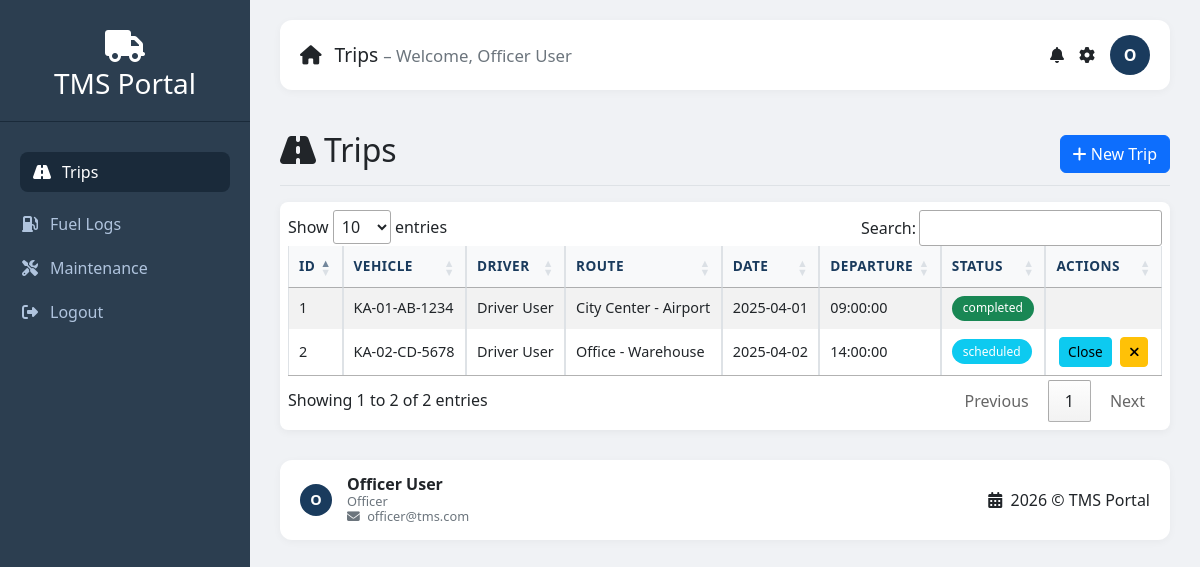
Screenshot of /officer/trips.php (signed in) with the database file from the repository.
### tables this page shows
CREATE TABLE `trips` (
  `id` int(11) NOT NULL,
  `vehicle_id` int(11) NOT NULL,
  `driver_id` int(11) NOT NULL,
  `route_id` int(11) NOT NULL,
  `allocation_id` int(11) DEFAULT NULL,
  `trip_date` date NOT NULL,
  `departure_time` time NOT NULL,
  `arrival_time` time DEFAULT NULL,
  `distance_traveled` decimal(10,2) DEFAULT NULL,
  `fuel_consumed` decimal(10,2) DEFAULT NULL,
  `status` enum('scheduled','ongoing','completed','cancelled') NOT NULL DEFAULT 'scheduled',
  `created_by` int(11) NOT NULL,
  `created_at` timestamp NOT NULL DEFAULT current_timestamp(),
  `updated_at` timestamp NULL DEFAULT NULL ON UPDATE current_timestamp()
);

CREATE TABLE `vehicles` (
  `id` int(11) NOT NULL,
  `registration_number` varchar(20) NOT NULL,
  `model` varchar(50) NOT NULL,
  `make` varchar(50) NOT NULL,
  `year` int(4) NOT NULL,
  `capacity` int(11) DEFAULT NULL,
  `fuel_type` enum('Petrol','Diesel','Electric','Hybrid') DEFAULT 'Petrol',
  `status` enum('active','inactive','under_maintenance') NOT NULL DEFAULT 'active',
  `current_odometer` int(11) DEFAULT 0,
  `last_service_date` date DEFAULT NULL,
  `next_service_date` date DEFAULT NULL,
  `created_at` timestamp NOT NULL DEFAULT current_timestamp(),
  `updated_at` timestamp NULL DEFAULT NULL ON UPDATE current_timestamp()
);

CREATE TABLE `users` (
  `id` int(11) NOT NULL,
  `department_id` int(11) DEFAULT NULL,
  `name` varchar(100) NOT NULL,
  `email` varchar(100) NOT NULL,
  `password` varchar(255) NOT NULL,
  `role` enum('admin','officer','driver') NOT NULL,
  `status` enum('active','pending','inactive') NOT NULL DEFAULT 'pending',
  `created_at` timestamp NOT NULL DEFAULT current_timestamp(),
  `updated_at` timestamp NULL DEFAULT NULL ON UPDATE current_timestamp()
);

CREATE TABLE `routes` (
  `id` int(11) NOT NULL,
  `name` varchar(100) NOT NULL,
  `start_location` varchar(100) NOT NULL,
  `end_location` varchar(100) NOT NULL,
  `distance` decimal(10,2) NOT NULL,
  `estimated_duration` int(11) NOT NULL COMMENT 'in minutes',
  `created_at` timestamp NOT NULL DEFAULT current_timestamp(),
  `updated_at` timestamp NULL DEFAULT NULL ON UPDATE current_timestamp()
);

### officer/trips.php (the view, shortened to what this page needs)
<?php
require_once '../includes/header.php';
$trips = $pdo->query("SELECT t.*, v.registration_number, u.name as driver_name, r.name as route_name FROM trips t JOIN vehicles v ON t.vehicle_id=v.id JOIN drivers d ON t.driver_id=d.id JOIN users u ON d.user_id=u.id JOIN routes r ON t.route_id=r.id ORDER BY t.id DESC")->fetchAll();
?>
<div class="d-flex justify-content-between flex-wrap flex-md-nowrap align-items-center pt-3 pb-2 mb-3 border-bottom"><h1 class="h2"><i class="fas fa-road me-2"></i>Trips</h1><button class="btn btn-primary" data-bs-toggle="modal" data-bs-target="#tripModal"><i class="fas fa-plus"></i> New Trip</button></div>
<div class="table-container">
    <table id="tripsTable" class="table table-striped table-hover table-bordered">
        <thead><tr><th>ID</th><th>Vehicle</th><th>Driver</th><th>Route</th><th>Date</th><th>Departure</th><th>Status</th><th>Actions</th></tr></thead>
        <tbody>
        <?php foreach($trips as $t): ?><tr><td><?= $t['id'] ?></td><td><?= htmlspecialchars($t['registration_number']) ?></td><td><?= htmlspecialchars($t['driver_name']) ?></td><td><?= htmlspecialchars($t['route_name']) ?></td><td><?= $t['trip_date'] ?></td><td><?= $t['departure_time'] ?></td><td><span class="badge badge-status bg-<?= $t['status']=='completed'?'success':($t['status']=='cancelled'?'danger':'info') ?>"><?= $t['status'] ?></span></td>
        <td class="text-center"><?php if($t['status']=='scheduled'): ?><button class="btn btn-sm btn-info btn-action" onclick="closeTrip(<?= $t['id'] ?>)">Close</button> <a href="?cancel=<?= $t['id'] ?>" class="btn btn-sm btn-warning btn-action" onclick="return confirm('Cancel trip?')"><i class="fas fa-times"></i></a><?php endif; ?></td></tr><?php endforeach; ?>
        </tbody>
    </table>
</div>
<?php require_once '../includes/footer.php'; ?>

### includes/header.php (shortened to what this page needs)
<?php
$currentPage = basename($_SERVER['SCRIPT_NAME'], '.php');
$role = $_SESSION['role'];
?>
<!DOCTYPE html>
<html lang="en">
<head>
    <link href="https://cdn.jsdelivr.net/npm/bootstrap@5.3.0/dist/css/bootstrap.min.css" rel="stylesheet">
    <link rel="stylesheet" href="https://cdnjs.cloudflare.com/ajax/libs/font-awesome/6.5.1/css/all.min.css">
    <link rel="stylesheet" href="https://cdn.datatables.net/1.13.7/css/jquery.dataTables.min.css">
    <link rel="stylesheet" href="https://cdn.datatables.net/responsive/2.5.0/css/responsive.dataTables.min.css">
</head>
<body>
<div class="wrapper">
    <nav class="sidebar">
        <div class="sidebar-brand">
            <i class="fas fa-truck"></i>
            <h3>TMS Portal</h3>
        </div>
        <ul class="sidebar-menu">
            <?php
            $menu = [];
            if ($role === 'admin') {
                $menu = [
                    'dashboard'    => ['Dashboard', 'fa-tachometer-alt'],
                    'vehicles'     => ['Vehicles', 'fa-car'],
                    'drivers'      => ['Drivers', 'fa-users'],
                    'allocations'  => ['Allocations', 'fa-calendar-check'],
                    'routes'       => ['Routes', 'fa-route'],
                    'pending_drivers' => ['Pending Drivers', 'fa-user-plus'],
                    'reports'      => ['Reports', 'fa-file-pdf']
                ];
            } elseif ($role === 'officer') {
                $menu = [
                    'trips'        => ['Trips', 'fa-road'],
                    'fuel'         => ['Fuel Logs', 'fa-gas-pump'],
                    'maintenance'  => ['Maintenance', 'fa-tools']
                ];
            } elseif ($role === 'driver') {
                $menu = [
                    'dashboard'    => ['Dashboard', 'fa-tachometer-alt'],
                    'my_trips'     => ['My Trips', 'fa-list'],
                    'my_profile'   => ['My Profile', 'fa-user-edit']
                ];
            }
            foreach ($menu as $file => $item) {
                $active = ($currentPage === $file) ? 'active' : '';
                $link = $file . '.php';
                echo "<li class='$active'><a href='$link'><i class='fas {$item[1]}'></i> {$item[0]}</a></li>";
            }
            ?>
            <li><a href="../auth/logout.php"><i class="fas fa-sign-out-alt"></i> Logout</a></li>
        </ul>
    </nav>
    <main class="main-content">
        <div class="topbar">
            <div class="welcome">
                <i class="fas fa-home me-2"></i> <?= ucfirst($currentPage) ?>
                <small>– Welcome, <?= htmlspecialchars($_SESSION['name']) ?></small>
            </div>
            <div class="user-info">
                <span><i class="fas fa-bell"></i></span>
                <span><i class="fas fa-cog"></i></span>
                <div class="avatar"><?= strtoupper(substr($_SESSION['name'], 0, 1)) ?></div>
            </div>
        </div>

### includes/footer.php (shortened to what this page needs)
        <footer class="footer">
            <div class="user-details">
                <div class="avatar-sm"><?= strtoupper(substr($_SESSION['name'], 0, 1)) ?></div>
                <div class="info">
                    <div class="name"><?= htmlspecialchars($_SESSION['name']) ?></div>
                    <div class="role"><?= ucfirst($_SESSION['role']) ?></div>
                    <div class="email"><i class="fas fa-envelope me-1"></i> <?= htmlspecialchars($_SESSION['email'] ?? 'admin@ministry.gov') ?></div>
                </div>
            </div>
            <div>
                <i class="fas fa-calendar-alt me-1"></i> <?= date('Y') ?> &copy; TMS Portal
            </div>
        </footer>
    </main>
</div>
</body>
</html>

### includes/header.php (style rules this page uses)
* { margin: 0; padding: 0; box-sizing: border-box; }
body { background: #f0f2f5; font-family: 'Segoe UI', Tahoma, Geneva, Verdana, sans-serif; }
.wrapper { display: flex; width: 100%; min-height: 100vh; }
.sidebar { width: 250px; background: #2c3e50; color: #fff; padding: 20px 0; flex-shrink: 0; position: sticky; top: 0; height: 100vh; overflow-y: auto; }
.sidebar-brand { text-align: center; padding: 10px 0 20px; border-bottom: 1px solid #1a2a3a; }
.sidebar-brand h3 { font-weight: 300; margin: 0; }
.sidebar-brand i { font-size: 2rem; display: block; margin-bottom: 5px; }
.sidebar-menu { list-style: none; padding: 0; margin: 20px 0; }
.sidebar-menu li { padding: 10px 20px; }
.sidebar-menu li a { color: #b0c4de; text-decoration: none; display: flex; align-items: center; gap: 10px; transition: 0.2s; }
.sidebar-menu li a:hover, .sidebar-menu li.active a { color: #fff; background: #1a2a3a; padding: 8px 12px; border-radius: 8px; }
.sidebar-menu li a i { width: 20px; text-align: center; }
.main-content { flex: 1; padding: 20px 30px; }
.topbar { background: #fff; padding: 15px 20px; border-radius: 12px; box-shadow: 0 2px 8px rgba(0,0,0,0.04); display: flex; justify-content: space-between; align-items: center; margin-bottom: 25px; }
.topbar .welcome { font-size: 1.2rem; font-weight: 500; }
.topbar .welcome small { color: #6c757d; font-weight: 400; }
.topbar .user-info { display: flex; align-items: center; gap: 15px; }
.topbar .user-info .avatar { width: 40px; height: 40px; background: #1a3b5d; border-radius: 50%; display: flex; align-items: center; justify-content: center; color: #fff; font-weight: bold; }
.footer { background: #fff; border-radius: 12px; padding: 15px 20px; margin-top: 30px; box-shadow: 0 2px 8px rgba(0,0,0,0.04); display: flex; justify-content: space-between; align-items: center; flex-wrap: wrap; }
.footer .user-details { display: flex; align-items: center; gap: 15px; }
.footer .user-details .avatar-sm { width: 32px; height: 32px; background: #1a3b5d; border-radius: 50%; display: flex; align-items: center; justify-content: center; color: #fff; font-weight: bold; font-size: 0.9rem; }
.footer .user-details .info { line-height: 1.2; }
.footer .user-details .info .name { font-weight: 600; }
.footer .user-details .info .role { font-size: 0.8rem; color: #6c757d; }
.footer .user-details .info .email { font-size: 0.8rem; color: #6c757d; }
.table-container { overflow-x: auto; -webkit-overflow-scrolling: touch; margin-bottom: 1.5rem; border-radius: 0.5rem; box-shadow: 0 2px 8px rgba(0,0,0,0.05); background: white; padding: 0.5rem; }
.table-container table { margin-bottom: 0; width: 100%; min-width: 600px; }
.table thead th { background: #f8f9fa; color: #1a3b5d; font-weight: 600; border-bottom: 2px solid #dee2e6; text-transform: uppercase; font-size: 0.85rem; letter-spacing: 0.03rem; white-space: nowrap; }
.table tbody td { vertical-align: middle; font-size: 0.9rem; }
.btn-action { padding: 0.25rem 0.5rem; font-size: 0.85rem; border-radius: 0.25rem; margin: 0 0.15rem; }
.btn-action i { margin-right: 0; }
.badge-status { padding: 0.4rem 0.7rem; font-weight: 500; font-size: 0.75rem; border-radius: 20px; }

### rows the page displays
trips: id "2", vehicle.registration_number "KA-02-CD-5678", users.name "Driver User", route.name "Office - Warehouse", trip_date "2025-04-02", departure_time "14:00:00", status "scheduled"
trips: id "1", vehicle.registration_number "KA-01-AB-1234", users.name "Driver User", route.name "City Center - Airport", trip_date "2025-04-01", departure_time "09:00:00", status "completed"

### other values shown
$item[0] "Trips"
$item[0] "Fuel Logs"
$item[0] "Maintenance"
$currentPage "Trips"
$_SESSION['name'] "Officer User"
substr($_SESSION['name'], 0, 1) "O"
$_SESSION['role'] "Officer"
$_SESSION['email'] "officer@tms.com"
